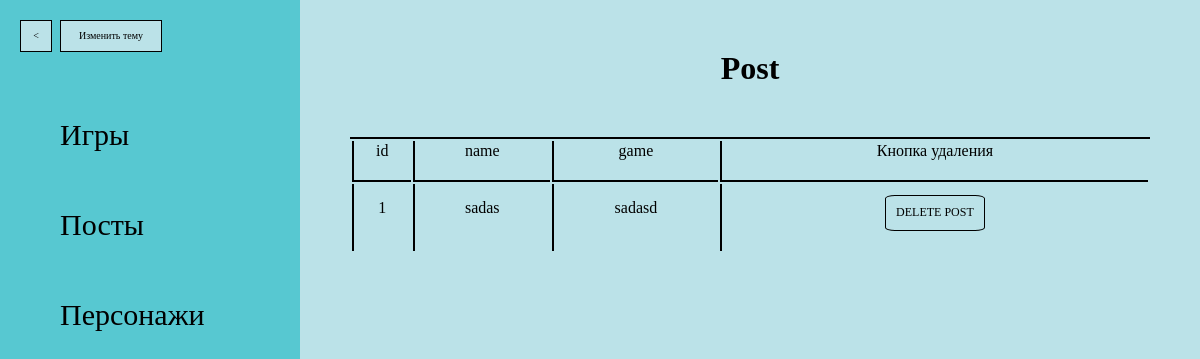
/admin/listpost.php, run on an earlier commit of the app's database.
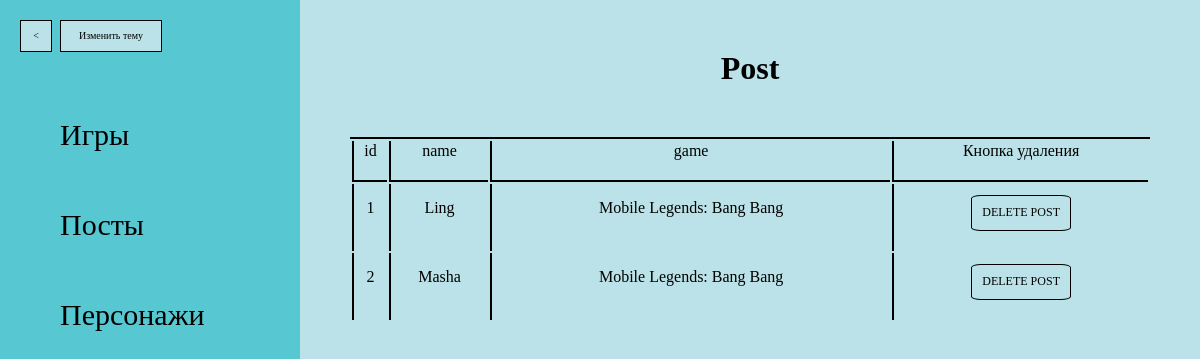
And on a later commit of the database.
### tables this page shows
CREATE TABLE `post` (
  `post_id` int(11) NOT NULL,
  `post_name` varchar(128) NOT NULL,
  `game_name` varchar(128) NOT NULL,
  `post_image` varchar(256) NOT NULL,
  `post_text` mediumtext NOT NULL
);

### admin/listpost.php (the view, shortened to what this page needs)
<?php
require_once 'login.php';
require_once 'header-admin.php';
?>
<?php
$conn = new mysqli($hn, $un, $pw, $db);
echo <<<_END
<div class="os">
    <div class="header"><h1>Post</h1></div>
    <div class="post-list">
    <table>
        <tr>
            <td class="rowws">id</td>
            <td class="rowws">name</td>
            <td class="rowws">game</td>
            <td class="rowws">Кнопка удаления</td>
        </tr>
_END;
$query  = "SELECT * FROM post";
$result = $conn->query($query);
$rows = $result->num_rows;
for ($j = 0 ; $j < $rows ; ++$j)
{
    $result->data_seek($j);
    $row = $result->fetch_array(MYSQLI_NUM);
    echo <<<_END
        <tr class="string">
            <td class="rowws">$row[0]</td>
            <td class="rowws"><a href="#" class="post-edit">$row[1]</a></td>
            <td class="rowws">$row[2]</td>
            <td class="rowws"><form action="listpost.php" method="post">
              <input type="hidden" name="delete" value="yes">
              <input type="hidden" name="post_id" value="$row[0]">
              <input type="submit" value="DELETE POST" class="delete-post"></form></td>
        </tr>
_END;
}
echo <<<_END
    </table>
    </div>
</div>
</body>
</html>
_END;
?>

What changed in the data, as far as the page shows it:
changed post id 1: post_name "sadas" → "Ling"; game_name "sadasd" → "Mobile Legends: Bang Bang"
added post: post_id "2", post_name "Masha", game_name "Mobile Legends: Bang Bang"
